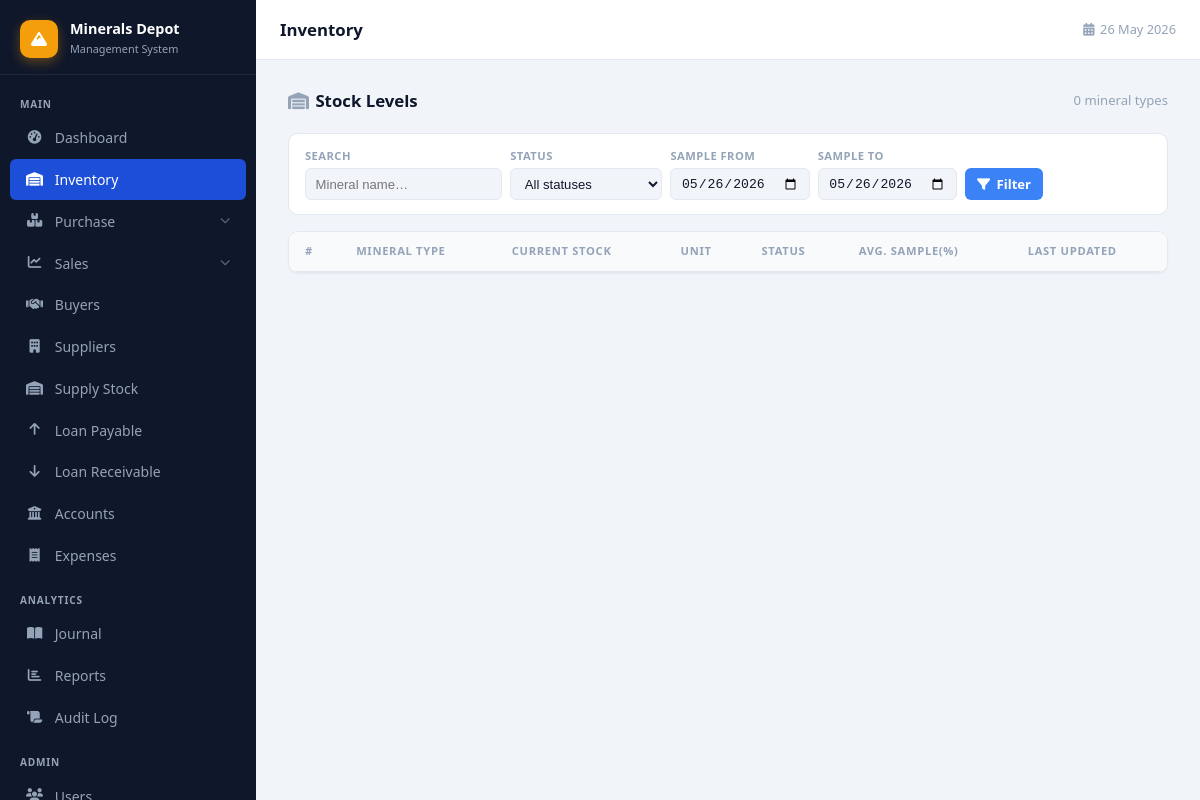
Page /inventory.php (signed in) on the earlier database version.
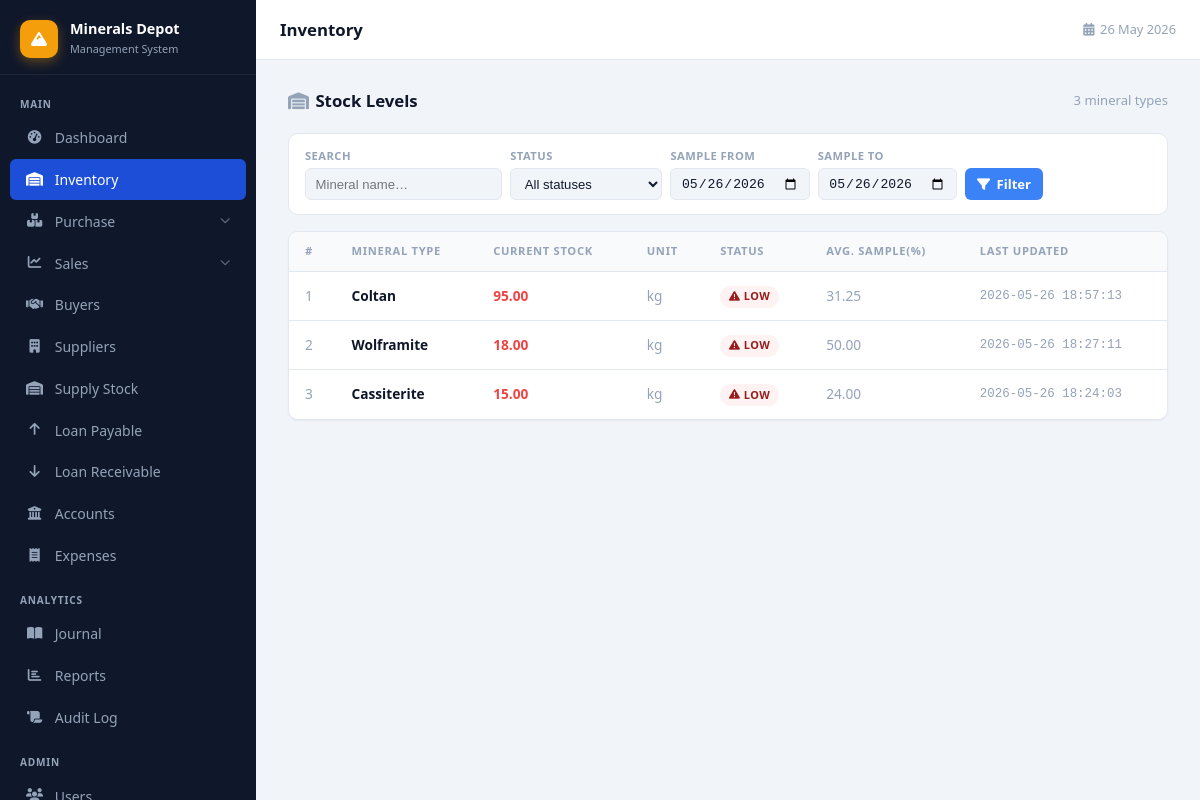
Same page on the later database version.
### tables this page shows
CREATE TABLE `inventory` (
  `id` int(11) NOT NULL,
  `mineral_type_id` int(11) DEFAULT NULL,
  `current_stock` decimal(12,3) DEFAULT 0.000,
  `last_updated` timestamp NOT NULL DEFAULT current_timestamp() ON UPDATE current_timestamp()
);

CREATE TABLE `mineral_types` (
  `id` int(11) NOT NULL,
  `name` varchar(50) NOT NULL,
  `unit` varchar(20) DEFAULT 'kg',
  `description` text DEFAULT NULL
);

### inventory.php (the view, shortened to what this page needs)
<?php
require_once 'config/database.php';
$page_title = 'Inventory';
$today = date('Y-m-d');
$filters = [
    'search' => trim($_GET['search'] ?? ''),
    'status' => $_GET['status']      ?? '',
    'unit'   => $_GET['unit']        ?? '',
    'from'   => $_GET['from']        ?? $today,
    'to'     => $_GET['to']          ?? $today,
];
$where = []; $params = [];
$where_sql = $where ? 'WHERE '.implode(' AND ', $where) : '';
$stmt = $pdo->prepare("
    SELECT i.*, mt.name AS mineral_name, mt.unit,
           CAST(AVG(pd.sample) AS DECIMAL(10,2)) AS avg_sample
    FROM inventory i
    JOIN mineral_types mt ON i.mineral_type_id = mt.id
    LEFT JOIN purchase_details pd ON pd.mineral_id = i.mineral_type_id
        AND pd.purchase_date BETWEEN ? AND ?
    $where_sql
    GROUP BY i.id, mt.name, mt.unit
    ORDER BY i.current_stock DESC
");
$stmt->execute([$filters['from'], $filters['to'], ...$params]);
$inventory = $stmt->fetchAll();
include 'includes/header.php';
?>
<div class="page-header">
    <h2><i class="fas fa-warehouse" style="margin-right:.4rem;color:var(--text-muted)"></i>Stock Levels</h2>
    <span class="text-muted" style="font-size:.82rem"><?= count($inventory) ?> mineral type<?= count($inventory)!==1?'s':'' ?></span>
</div>
<form method="GET" action="inventory.php" class="filter-bar">
    <div class="filter-group">
        <label>Search</label>
        <input type="search" name="search" placeholder="Mineral name…"
               value="<?= htmlspecialchars($filters['search']) ?>">
    </div>
    <div class="filter-group">
        <label>Status</label>
        <select name="status">
            <option value="">All statuses</option>
        </select>
    </div>
    <div class="filter-group">
        <label>Sample From</label>
        <input type="date" name="from" value="<?= htmlspecialchars($filters['from']) ?>">
    </div>
    <div class="filter-group">
        <label>Sample To</label>
        <input type="date" name="to" value="<?= htmlspecialchars($filters['to']) ?>">
    </div>
    <div class="filter-actions">
        <button type="submit" class="btn btn-primary" style="height:2rem;padding:0 .75rem;font-size:.82rem">
            <i class="fas fa-filter"></i> Filter
        </button>
    </div>
</form>
<div class="table-wrap text-complete">
    <table>
        <thead>
            <tr>
                <th>#</th>
                <th>Mineral Type</th>
                <th>Current Stock</th>
                <th>Unit</th>
                <th>Status</th>
                <th>Avg. Sample(%)</th>
                <th>Last Updated</th>
            </tr>
        </thead>
        <tbody>
            <?php foreach($inventory as $i => $item):
                $cls = $item['current_stock']<100 ? 'low' : ($item['current_stock']<500 ? 'medium' : '');
                $isLow = $item['current_stock'] < 100;
            ?>
            <tr>
                <td class="text-muted"><?= $i+1 ?></td>
                <td class="fw-700"><?= htmlspecialchars($item['mineral_name']) ?></td>
                <td class="<?= $isLow ? 'low-stock' : '' ?> fw-600">
                    <?= number_format($item['current_stock'],2) ?>
                </td>
                <td class="text-muted"><?= htmlspecialchars($item['unit']) ?></td>
                <td>
                    <?php if($isLow): ?>
                        <span class="badge badge-danger"><i class="fas fa-triangle-exclamation" style="margin-right:.2rem"></i>Low</span>
                    <?php elseif($cls==='medium'): ?>
                        <span class="badge badge-warning">Medium</span>
                    <?php else: ?>
                        <span class="badge badge-success">Good</span>
                    <?php endif; ?>
                </td>
                <td class="text-muted"><?= $item['avg_sample'] !== null ? number_format((float)$item['avg_sample'], 2) : '—' ?></td>
                <td class="text-muted font-mono" style="font-size:.78rem"><?= $item['last_updated'] ?></td>
            </tr>
            <?php endforeach; ?>
        </tbody>
    </table>
</div>
<?php include 'includes/footer.php'; ?>

### includes/header.php (shortened to what this page needs)
<!DOCTYPE html>
<html lang="en">
<head>
<link rel="stylesheet" href="css/style.css">
<link rel="stylesheet" href="https://cdnjs.cloudflare.com/ajax/libs/font-awesome/6.5.0/css/all.min.css">
</head>
<body>
<?php $cur = basename($_SERVER['PHP_SELF'],'.php'); ?>
<nav class="sidebar" id="sidebar">
    <div class="sidebar-brand">
        <div class="brand-icon"><i class="fas fa-mountain"></i></div>
        <div class="brand-text">
            <span>Minerals Depot</span>
            <small>Management System</small>
        </div>
    </div>
    <div class="sidebar-nav">
        <div class="nav-section-label">Main</div>
        <a href="dashboard.php"    class="nav-item <?= $cur==='dashboard'    ?'active':'' ?>"><i class="fas fa-gauge-high"></i> Dashboard</a>
        <a href="inventory.php"    class="nav-item <?= $cur==='inventory'    ?'active':'' ?>"><i class="fas fa-warehouse"></i> Inventory</a>
        <div class="nav-group <?= in_array($cur,['batches','new-purchase'])?'open':'' ?>">
            <div class="nav-item nav-parent" onclick="toggleNavGroup(this.parentElement)">
                <span class="nav-parent-left"><i class="fas fa-boxes-stacked"></i> Purchase</span>
                <i class="fas fa-chevron-down nav-arrow"></i>
            </div>
        </div>
        <div class="nav-group <?= in_array($cur,['sales','new-sales'])?'open':'' ?>">
            <div class="nav-item nav-parent" onclick="toggleNavGroup(this.parentElement)">
                <span class="nav-parent-left"><i class="fas fa-chart-line"></i> Sales</span>
                <i class="fas fa-chevron-down nav-arrow"></i>
            </div>
        </div>
        <a href="buyers.php"       class="nav-item <?= $cur==='buyers'       ?'active':'' ?>"><i class="fas fa-handshake"></i> Buyers</a>
                <a href="suppliers.php"    class="nav-item <?= $cur==='suppliers'    ?'active':'' ?>"><i class="fas fa-building"></i> Suppliers</a>
        <a href="supply-stock.php" class="nav-item <?= $cur==='supply-stock' ?'active':'' ?>"><i class="fas fa-warehouse"></i> Supply Stock</a>
        <a href="loans-payable.php"    class="nav-item <?= $cur==='loans-payable'    ?'active':'' ?>"><i class="fas fa-arrow-up"></i> Loan Payable</a>
        <a href="loans-receivable.php" class="nav-item <?= $cur==='loans-receivable' ?'active':'' ?>"><i class="fas fa-arrow-down"></i> Loan Receivable</a>
        <a href="accounts.php"     class="nav-item <?= $cur==='accounts'     ?'active':'' ?>"><i class="fas fa-building-columns"></i> Accounts</a>
        <a href="expenses.php"     class="nav-item <?= $cur==='expenses'     ?'active':'' ?>"><i class="fas fa-receipt"></i> Expenses</a>
        <div class="nav-section-label" style="margin-top:.5rem">Analytics</div>
        <a href="journal.php"      class="nav-item <?= $cur==='journal'      ?'active':'' ?>"><i class="fas fa-book-open"></i> Journal</a>
        <a href="reports.php"      class="nav-item <?= $cur==='reports'      ?'active':'' ?>"><i class="fas fa-chart-bar"></i> Reports</a>
        <a href="audit_log.php"    class="nav-item <?= $cur==='audit_log'    ?'active':'' ?>"><i class="fas fa-scroll"></i> Audit Log</a>
        <?php if(isset($_SESSION['role']) && $_SESSION['role']==='admin'): ?>
        <div class="nav-section-label" style="margin-top:.5rem">Admin</div>
        <a href="users.php"    class="nav-item <?= $cur==='users'    ?'active':'' ?>"><i class="fas fa-users"></i> Users</a>
        <?php endif; ?>
    </div>
</nav>
<div class="main-wrapper">
    <header class="topbar">
        <h1 class="topbar-title"><?= htmlspecialchars($page_title??'') ?></h1>
        <span class="topbar-meta"><i class="fas fa-calendar-days" style="margin-right:.35rem"></i><?= date('d M Y') ?></span>
    </header>
    <main class="page-content">

### includes/footer.php (shortened to what this page needs)
    </main>
</div>
</body>
</html>

Differences in the rows shown:
added inventory: mineral_type.name "Coltan", current_stock "95.00", mineral_type.unit "kg", shows "LOW", avg_sample "31.25", last_updated "2026-05-26 18:57:13"
added inventory: mineral_type.name "Wolframite", current_stock "18.00", mineral_type.unit "kg", shows "LOW", avg_sample "50.00", last_updated "2026-05-26 18:27:11"
added inventory: mineral_type.name "Cassiterite", current_stock "15.00", mineral_type.unit "kg", shows "LOW", avg_sample "24.00", last_updated "2026-05-26 18:24:03"
Other differences:
count($inventory): "0" → "3"
